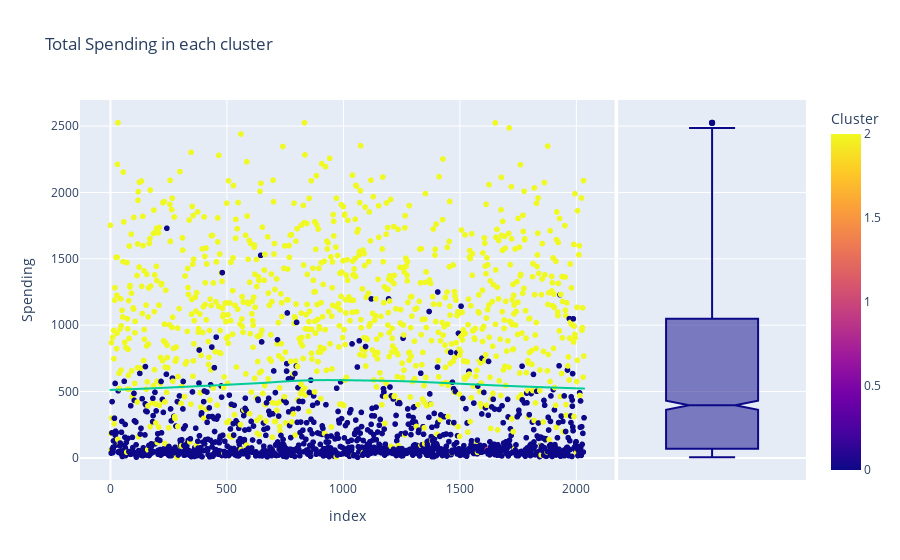

Notebook source saved alongside this figure:
### Markdown cell above
<h2>From the above, graph, it can be inferred that both groups consist of significant amount of people and therefore the brand would have to focus on both equally.</h2>

### Code cell
tempdf=pd.DataFrame({
    'Spending':data['MntFruits']+data['MntGoldProds']+data['MntFishProducts']+data['MntMeatProducts']+data['MntWines']+data['MntSweetProducts'],
    'Cluster':data['Cluster']
})

px.scatter(tempdf,y='Spending',color='Cluster',trendline='lowess',title='Total Spending in each cluster',marginal_y='box')

### Figure 1 — Plotly figure (JSON) as saved in the notebook; plotly's stock layout.template omitted (floating-point values rounded to 4 significant figures; data arrays with more than 128 entries replaced by an {"elided": "..."} marker saying what was removed)
{"data": [{"hovertemplate": "index=%{x}<br>Spending=%{y}<br>Cluster=%{marker.color}<extra></extra>", "legendgroup": "", "marker": {"color": {"elided": "2034 int values"}, "coloraxis": "coloraxis", "symbol": "circle"}, "mode": "markers", "name": "", "showlegend": false, "type": "scattergl", "x": {"elided": "2034 int values"}, "xaxis": "x", "y": {"elided": "2034 int values"}, "yaxis": "y"}, {"alignmentgroup": "True", "hovertemplate": "Spending=%{y}<extra></extra>", "legendgroup": "", "marker": {"color": "#0d0887", "symbol": "circle"}, "name": "", "notched": true, "offsetgroup": "", "showlegend": false, "type": "box", "xaxis": "x2", "y": {"elided": "2034 int values"}, "yaxis": "y2"}, {"hovertemplate": "<b>LOWESS trendline</b><br><br>index=%{x}<br>Spending=%{y} <b>(trend)</b><extra></extra>", "legendgroup": "", "marker": {"symbol": "circle"}, "mode": "lines", "name": "", "showlegend": false, "type": "scattergl", "x": {"elided": "2034 int values"}, "xaxis": "x", "y": {"elided": "2034 float values"}, "yaxis": "y"}], "layout": {"coloraxis": {"colorbar": {"title": {"text": "Cluster"}}, "colorscale": [[0, "#0d0887"], [0.1111, "#46039f"], [0.2222, "#7201a8"], [0.3333, "#9c179e"], [0.4444, "#bd3786"], [0.5556, "#d8576b"], [0.6667, "#ed7953"], [0.7778, "#fb9f3a"], [0.8889, "#fdca26"], [1, "#f0f921"]]}, "legend": {"tracegroupgap": 0}, "title": {"text": "Total Spending in each cluster"}, "xaxis": {"anchor": "y", "domain": [0, 0.7363], "title": {"text": "index"}}, "xaxis2": {"anchor": "y2", "domain": [0.7413, 1], "matches": "x2", "showgrid": false, "showline": false, "showticklabels": false, "ticks": ""}, "yaxis": {"anchor": "x", "domain": [0, 1], "title": {"text": "Spending"}}, "yaxis2": {"anchor": "x2", "domain": [0, 1], "matches": "y", "showgrid": true, "showticklabels": false}}}
